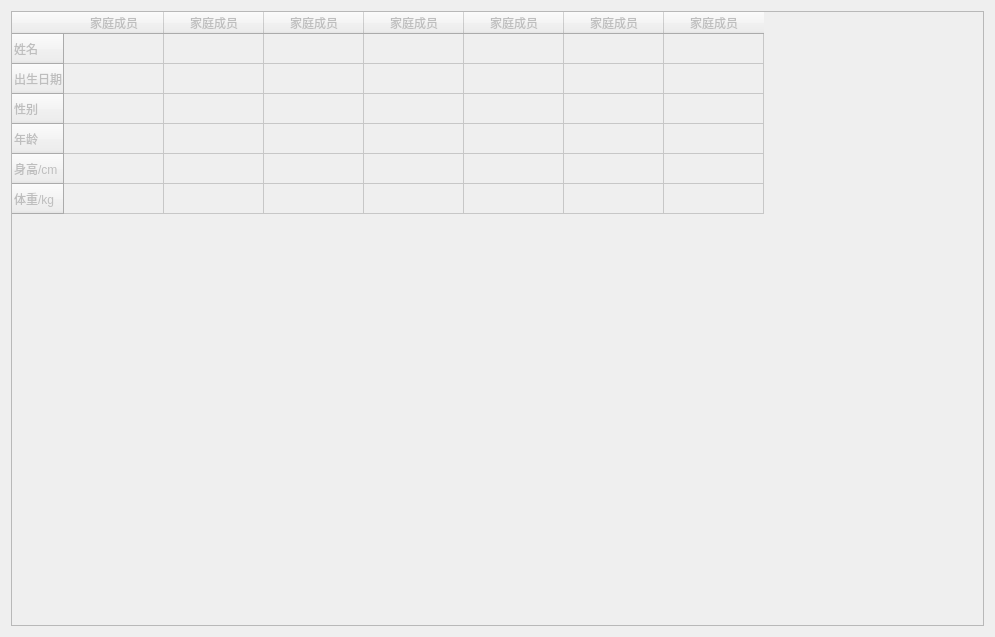
<?xml version="1.0" encoding="UTF-8"?>
<ui version="4.0">
 <class>Allmember</class>
 <widget class="QDialog" name="Allmember">
  <property name="geometry">
   <rect>
    <x>0</x>
    <y>0</y>
    <width>995</width>
    <height>637</height>
   </rect>
  </property>
  <property name="windowTitle">
   <string>所有家庭成员</string>
  </property>
  <layout class="QGridLayout" name="gridLayout">
   <item row="0" column="0">
    <widget class="QTableWidget" name="tableWidget">
     <property name="enabled">
      <bool>false</bool>
     </property>
     <row>
      <property name="text">
       <string>姓名</string>
      </property>
     </row>
     <row>
      <property name="text">
       <string>出生日期</string>
      </property>
     </row>
     <row>
      <property name="text">
       <string>性别</string>
      </property>
     </row>
     <row>
      <property name="text">
       <string>年龄</string>
      </property>
     </row>
     <row>
      <property name="text">
       <string>身高/cm</string>
      </property>
     </row>
     <row>
      <property name="text">
       <string>体重/kg</string>
      </property>
     </row>
     <column>
      <property name="text">
       <string>家庭成员</string>
      </property>
     </column>
     <column>
      <property name="text">
       <string>家庭成员</string>
      </property>
     </column>
     <column>
      <property name="text">
       <string>家庭成员</string>
      </property>
     </column>
     <column>
      <property name="text">
       <string>家庭成员</string>
      </property>
     </column>
     <column>
      <property name="text">
       <string>家庭成员</string>
      </property>
     </column>
     <column>
      <property name="text">
       <string>家庭成员</string>
      </property>
     </column>
     <column>
      <property name="text">
       <string>家庭成员</string>
      </property>
     </column>
    </widget>
   </item>
  </layout>
 </widget>
 <resources/>
 <connections/>
</ui>
